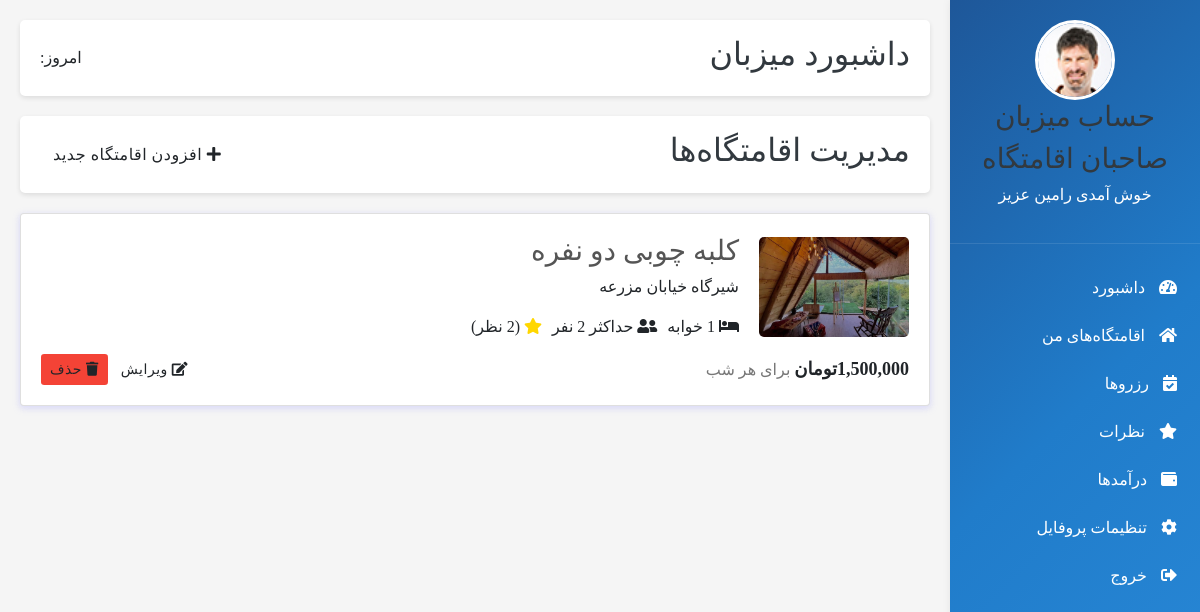
The page /admin-panel/eghamat_list_dashboard/ (signed in) on the database as committed earlier.
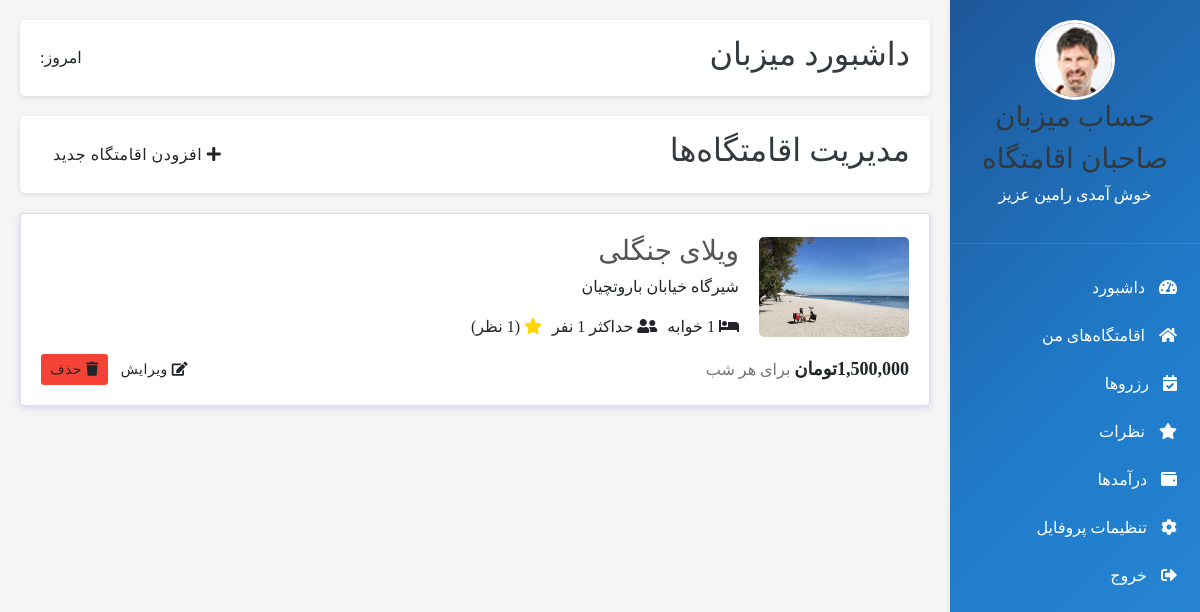
The same page on the database as committed later.
### eghamatgah/models.py (models this page shows, shortened)
class Eghamatgah(models.Model):
    type = (
        ('villa', 'ویلا'),
        ('aparteman', 'آپارتمان'),
        ('khanebagh', 'خانه باغ'),
        ('kolbe', 'کلبه'),
    )
    Ecategory = models.ManyToManyField(Eghamatgah_Category, blank=True, related_name='categories', verbose_name='دسته بندی')
    seller = models.ForeignKey(Seller,on_delete=models.CASCADE, related_name='seller', verbose_name='فروشنده')
    title = models.CharField(max_length=100, verbose_name='عنوان اقامتگاه')
    eghamat_type= models.CharField(max_length=100, choices=type, verbose_name='نوع اقامتگاه')
    ostan = models.CharField(max_length=20, verbose_name='استان')
    shahr = models.CharField(max_length=20, verbose_name='شهر')
    address = models.CharField(max_length=300, verbose_name='آدرس کامل')
    tedad_otagh = models.PositiveIntegerField(null=True, verbose_name='تعداد اتاق')
    metrazh = models.PositiveIntegerField(null=True, verbose_name='متراژ')
    zarfiat = models.PositiveIntegerField(null=True, verbose_name='ظرفیت')
    zarfiat_extra = models.DecimalField(max_digits=10,decimal_places=2, default=0, verbose_name='تعداد نفرات اضافه')
    gheymat_har_shab = models.IntegerField(null=True, verbose_name='قیمت هر شب')
    time_voroud = models.TimeField(null=True, verbose_name='تایم ورود')
    time_khorouj = models.TimeField(null=True, verbose_name='تایم خروج')
    description = models.CharField(max_length=200, verbose_name='توضیحات تکمیلی')
    wifi = models.BooleanField(default=False, verbose_name='اینترنت وای فای')
    parking = models.BooleanField(default=False, verbose_name='پارکینگ')
    pool = models.BooleanField(default=False, verbose_name='استخر')
    kitchen = models.BooleanField(default=False, verbose_name='آشپزخانه')
    tv = models.BooleanField(default=False, verbose_name='تلویزیون')
    image = models.ImageField(upload_to='media',default='', verbose_name='تصویر1')
    image2 = models.ImageField(upload_to='media',default='', verbose_name='تصویر2')
    image3 = models.ImageField(upload_to='media',default='', verbose_name='تصویر3')
    image4 = models.ImageField(upload_to='media',default='', verbose_name='تصویر4')
    image5 = models.ImageField(upload_to='media',default='', verbose_name='تصویر5')
    video = models.FileField(
        upload_to='videos',
        null=True,
        blank=True,
        validators=[FileExtensionValidator(allowed_extensions=['mp4', 'mov', 'avi'])],
        verbose_name='ویدیو'
    )
    aparat_video_id = models.CharField(max_length=100, null=True, blank=True)
    created_at = models.DateTimeField(auto_now_add=True)
    class Meta:
        verbose_name = 'مشخصات اقامتگاه'
        verbose_name_plural = 'مشخصات اقامتگاه ها'

### seller_admin_panel/views.py (the view)
@method_decorator(permission_checker_decorator_factory({'permission': 'eghamat_list'}), name='dispatch')
class EghamatgahList(ListView):
    model = Eghamatgah
    paginate_by = 12
    template_name = 'eghamatgah/eghamat_list_dashboard.html'
    def get_context_data(self, *args, **kwargs):
        context = super(EghamatgahList, self).get_context_data(*args, **kwargs)
        for eghamat in context['object_list']:
            eghamat.comment_count = eghamat.eghamatcomment_set.count()
        return context
    def get_queryset(self):
        query = super(EghamatgahList, self).get_queryset()
        return query

### polls/templatetags/poll_extras.py (called while the page is built)
@register.filter(name='three_digits_currency')
def three_digits_currency(value:int):
    return '{:,}'.format(value) + 'تومان'

@register.simple_tag
def today_jalali():
    return JalaliDate.today().strftime('%Y/%m/%d')

### utils/my_decoretors.py (called while the page is built)
def permission_checker_decorator_factory(data=None):
    def permission_checker_decorator(func):
        def wrapper(request: HttpRequest, *args, **kwargs):
            print(data)
            if request.user.is_authenticated and request.user.is_superuser:
                return func(request, *args, **kwargs)
            else:
                return redirect(reverse('login_page'))
        return wrapper
    return permission_checker_decorator

### seller_admin_panel/templates/eghamatgah/eghamat_list_dashboard.html (shortened to what this page needs)
{% extends 'base/seller_dashboard.html' %}
{% load static %}
{% load poll_extras %}
{% block admin_content %}
        <div class="dashboard-header">
            <h2>داشبورد میزبان</h2>
            <div>
                <span>امروز: {% today_jalali %}</span>
            </div>
        </div>
        <div>
            <div class="dashboard-header">
                <h2>مدیریت اقامتگاه‌ها</h2>
                <a href="{% url 'add_eghamat' %}" class="btn"><i class="fas fa-plus"></i> افزودن اقامتگاه جدید</a>
            </div>
            <div class="property-list">
                {% for eghamat in object_list %}
                <div class="card">
                    <div style="display: flex; align-items: center; gap: 20px;">
                        <img src="{{ eghamat.image.url }}" alt="{{ eghamat.title}}" style="width: 150px; height: 100px; border-radius: 5px; object-fit: cover;">
                        <div>
                            <h3>{{ eghamat.title}}</h3>
                            <p>{{ eghamat.address}}</p>
                            <div style="display: flex; gap: 10px; margin-top: 10px;">
                                <span><i class="fas fa-bed"></i> {{eghamat.tedad_otagh}} خوابه</span>
                                <span><i class="fas fa-user-friends"></i> حداکثر {{eghamat.zarfiat}} نفر</span>
                                <span><i class="fas fa-star" style="color: gold;"></i>  ({{eghamat.comment_count}} نظر)</span>
                            </div>
                        </div>
                    </div>
                    <div style="margin-top: 15px; display: flex; justify-content: space-between; align-items: center;">
                        <div>
                            <span style="font-weight: bold; font-size: 18px;">{{eghamat.gheymat_har_shab|three_digits_currency}}</span> <span style="color: #777;">برای هر شب</span>
                        </div>
                        <div>
                            <a href="{% url 'update_eghamat' pk=eghamat.id %}" class="btn btn-sm"><i class="fas fa-edit"></i> ویرایش</a>
                        <form method="post" action="{% url 'delete_eghamat' pk=eghamat.id %}" style="display:inline;" onsubmit="return confirm('آیا مطمئن هستید که می‌خواهید این اقامتگاه را حذف کنید؟');">
                            <button type="submit" class="btn btn-sm" style="background: #f44336;">
                                <i class="fas fa-trash"></i> حذف
                            </button>
                        </form>
                        </div>
                    </div>
                </div>
                {% endfor %}
            </div>
        </div>
{% endblock %}

Rows that differ between the two databases and show on the page:
removed Eghamatgah: image (picture), title "کلبه چوبی دو نفره", address "شیرگاه خیابان مزرعه", gheymat_har_shab|three_digits_currency "1,500,000تومان"
added Eghamatgah: image (picture), title "ویلای جنگلی", address "شیرگاه خیابان باروتچیان", gheymat_har_shab|three_digits_currency "1,500,000تومان"
